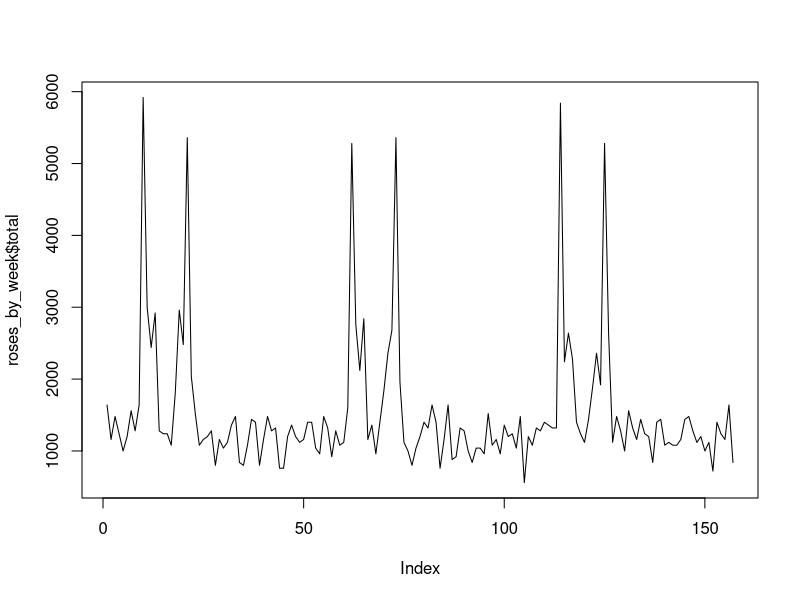
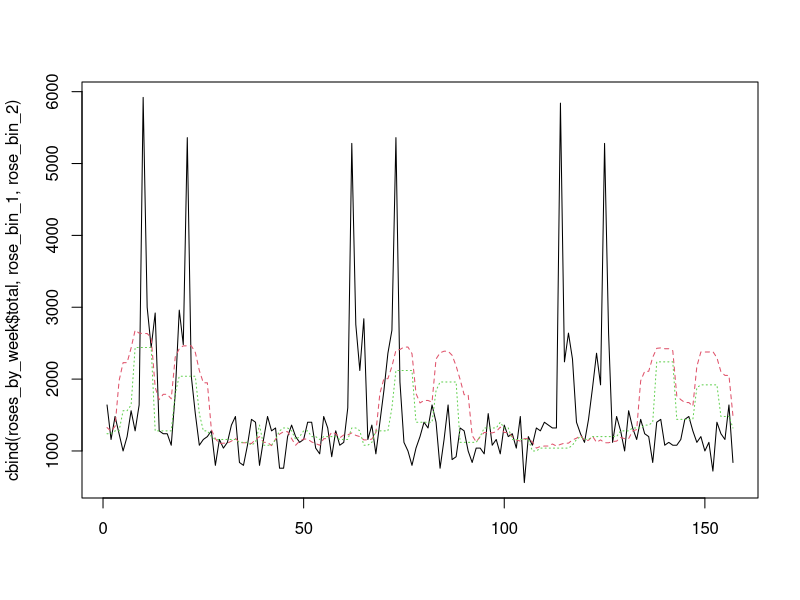

Here is the R script that generated these plots, in order:
#!/usr/bin/env Rscript

florist <- read.table("florist.txt", header = T, sep = ",")

roses <- subset(florist, bouquet == 'roses')
roses_by_week <- aggregate(roses$price, by = list(roses$year, roses$week), FUN = sum)
names(roses_by_week) <- c('year', 'week', 'total')
roses_by_week <- roses_by_week[order(roses_by_week$year, roses_by_week$week),]
head(roses_by_week)
png("plot_2.2.png")
plot(roses_by_week$total, type = 'l')

binning <- function(x, bin_size, FUN = mean) {
  len <- length(x)
  y <- vector()
  for(i in 1:len) {
    k <- i / bin_size
    if (k == 0) {
        k0 <- i - bin_size + 1
    } else {
        k0 <- i - k + 1
    }
    k1 <- k0 + bin_size + 1
    if (k1 > len) {
        k1 <- len
    }
    y[i] <- FUN(x[k0:k1])
  }
  return(y)
}

rose_bin_1 <- binning(roses_by_week$total, 5)
rose_bin_2 <- binning(roses_by_week$total, 5, median)
png("plot_bining_2.2.png")
matplot(cbind(roses_by_week$total, rose_bin_1, rose_bin_2), type = 'l')